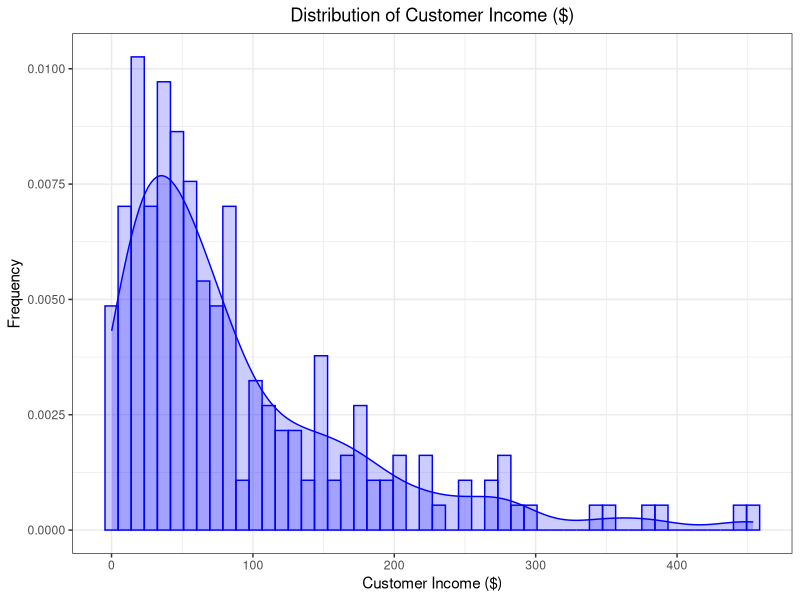
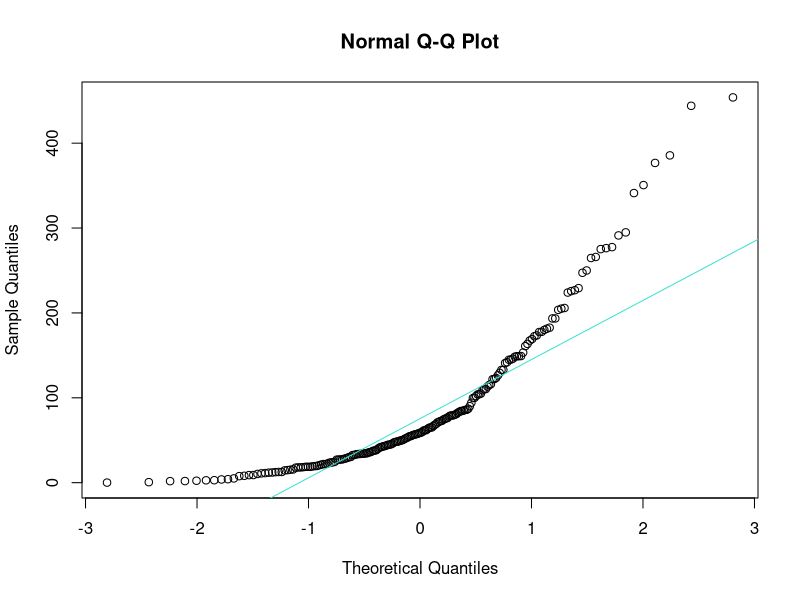
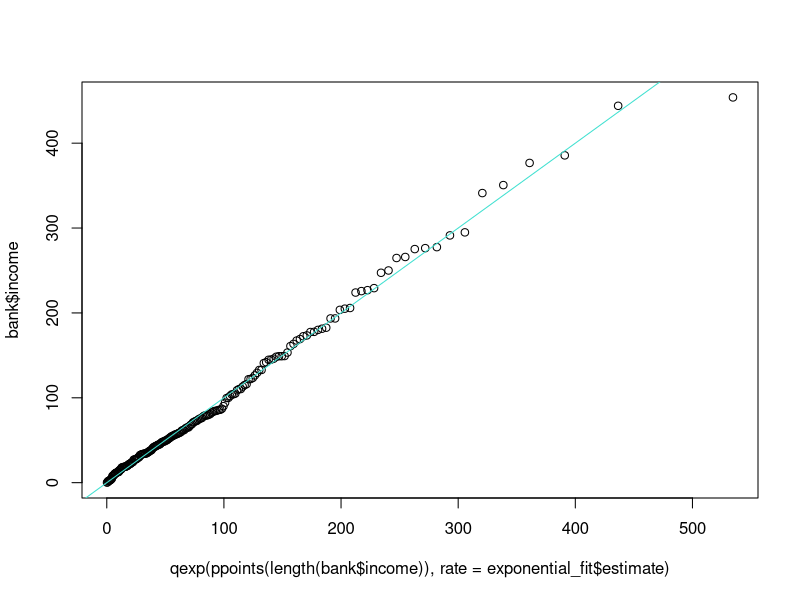

The R source for these figures, in order:
## ---- chunk 1
knitr::opts_chunk$set(echo = TRUE, eval = TRUE, warning = FALSE, message = FALSE, error = FALSE)
library(tidyverse)
library(broom)
library(gridExtra)
library(MASS)

# Creates a histogram and smoothed histogram given a vector of values.
dataplot <- function(x, bins = 50, colour = "blue") {
  ggplot(tibble(x = x), aes(x = x, y = after_stat(density))) +
    geom_histogram(bins = bins, colour = colour, fill = colour, alpha = 0.2) +
    geom_density(colour = colour, fill = colour, alpha = 0.2) +
    theme_bw()
}
## ---- chunk 2
bank <- read_csv("banksurvey.csv")
## ---- chunk 3

summary(bank$income) #Provides descriptive stats of customer income 
sd(bank$income) #Standard deviation of customer income 
## ---- chunk 4
dataplot(bank$income) + 
  xlab("Customer Income ($)") + 
  ylab("Frequency") + 
  ggtitle("Distribution of Customer Income ($)") + 
  theme(plot.title = element_text(hjust = 0.5))
## ---- chunk 5
normal_fit <- fitdistr(bank$income, "normal")
normal_fit %>% tidy()

gamma_fit <- fitdistr(bank$income, "gamma") 
gamma_fit %>% tidy()

exponential_fit <- fitdistr(bank$income, "exponential") 
exponential_fit %>% tidy()
## ---- chunk 6
?qqplot
## ---- chunk 7
qqnorm(bank$income)
qqline(bank$income, col = "turquoise")
## ---- chunk 8
qqplot(qexp(ppoints(length(bank$income)), rate = exponential_fit$estimate), bank$income)
abline(0, 1, col = "turquoise")
## ---- chunk 9

